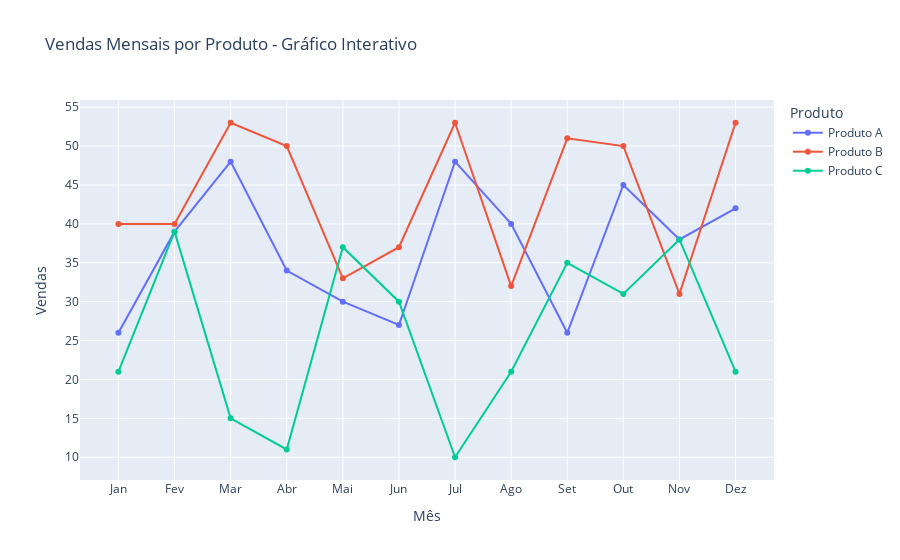

Here is the notebook cell this chart was saved with:
### Markdown cell above
##### ***Gráfico de múltiplas linhas interativo***

### Code cell
# Cria o gráfico de linha interativo.
fig_line = px.line(
    df_vendas,  # DataFrame contendo os dados.
    x="Mês",  # Coluna que será usada no eixo x, representando os meses.
    y="Vendas",  # Coluna que será usada no eixo y, representando os valores de vendas.
    color="Produto",  # Agrupa os dados por produto, atribuindo cores diferentes para cada um.
    markers=True,  # Adiciona marcadores para destacar os pontos de dados no gráfico.
    title="Vendas Mensais por Produto - Gráfico Interativo"  # Define o título do gráfico.
)

# Personaliza o gráfico.
fig_line.update_traces(
    mode="lines+markers",  # Exibe as linhas conectando os marcadores para clareza na visualização.
    hovertemplate="%{y} vendas em %{x}"  # Define o formato do texto ao passar o mouse sobre os pontos.
)

# Exibe o gráfico gerado.
fig_line.show()

### Figure 1 — Plotly figure (JSON) as saved in the notebook; plotly's stock layout.template omitted (floating-point values rounded to 4 significant figures)
{"data": [{"hovertemplate": "%{y} vendas em %{x}", "legendgroup": "Produto A", "line": {"color": "#636efa", "dash": "solid"}, "marker": {"symbol": "circle"}, "mode": "lines+markers", "name": "Produto A", "orientation": "v", "showlegend": true, "type": "scatter", "x": ["Jan", "Fev", "Mar", "Abr", "Mai", "Jun", "Jul", "Ago", "Set", "Out", "Nov", "Dez"], "xaxis": "x", "y": [26, 39, 48, 34, 30, 27, 48, 40, 26, 45, 38, 42], "yaxis": "y"}, {"hovertemplate": "%{y} vendas em %{x}", "legendgroup": "Produto B", "line": {"color": "#EF553B", "dash": "solid"}, "marker": {"symbol": "circle"}, "mode": "lines+markers", "name": "Produto B", "orientation": "v", "showlegend": true, "type": "scatter", "x": ["Jan", "Fev", "Mar", "Abr", "Mai", "Jun", "Jul", "Ago", "Set", "Out", "Nov", "Dez"], "xaxis": "x", "y": [40, 40, 53, 50, 33, 37, 53, 32, 51, 50, 31, 53], "yaxis": "y"}, {"hovertemplate": "%{y} vendas em %{x}", "legendgroup": "Produto C", "line": {"color": "#00cc96", "dash": "solid"}, "marker": {"symbol": "circle"}, "mode": "lines+markers", "name": "Produto C", "orientation": "v", "showlegend": true, "type": "scatter", "x": ["Jan", "Fev", "Mar", "Abr", "Mai", "Jun", "Jul", "Ago", "Set", "Out", "Nov", "Dez"], "xaxis": "x", "y": [21, 39, 15, 11, 37, 30, 10, 21, 35, 31, 38, 21], "yaxis": "y"}], "layout": {"legend": {"title": {"text": "Produto"}, "tracegroupgap": 0}, "title": {"text": "Vendas Mensais por Produto - Gráfico Interativo"}, "xaxis": {"anchor": "y", "domain": [0, 1], "title": {"text": "Mês"}}, "yaxis": {"anchor": "x", "domain": [0, 1], "title": {"text": "Vendas"}}}}
